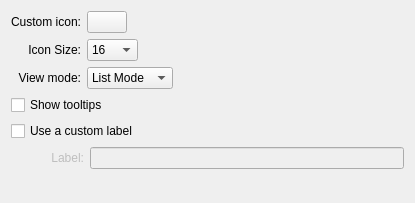
<?xml version="1.0" encoding="UTF-8"?>
<ui version="4.0">
 <class>quickaccessAppearanceConfig</class>
 <widget class="QWidget" name="quickaccessAppearanceConfig">
  <property name="geometry">
   <rect>
    <x>0</x>
    <y>0</y>
    <width>415</width>
    <height>203</height>
   </rect>
  </property>
  <property name="windowTitle">
   <string>Form</string>
  </property>
  <layout class="QVBoxLayout" name="verticalLayout">
   <item>
    <layout class="QFormLayout" name="formLayout">
     <property name="fieldGrowthPolicy">
      <enum>QFormLayout::FieldsStayAtSizeHint</enum>
     </property>
     <property name="labelAlignment">
      <set>Qt::AlignRight|Qt::AlignTrailing|Qt::AlignVCenter</set>
     </property>
     <property name="formAlignment">
      <set>Qt::AlignLeading|Qt::AlignLeft|Qt::AlignTop</set>
     </property>
     <item row="0" column="0">
      <widget class="QLabel" name="label_2">
       <property name="sizePolicy">
        <sizepolicy hsizetype="Preferred" vsizetype="Expanding">
         <horstretch>0</horstretch>
         <verstretch>0</verstretch>
        </sizepolicy>
       </property>
       <property name="text">
        <string>Custom icon:</string>
       </property>
       <property name="alignment">
        <set>Qt::AlignRight|Qt::AlignTrailing|Qt::AlignVCenter</set>
       </property>
      </widget>
     </item>
     <item row="0" column="1">
      <widget class="KIconButton" name="iconbutton">
       <property name="sizePolicy">
        <sizepolicy hsizetype="Preferred" vsizetype="Preferred">
         <horstretch>0</horstretch>
         <verstretch>0</verstretch>
        </sizepolicy>
       </property>
       <property name="iconSize">
        <number>48</number>
       </property>
      </widget>
     </item>
     <item row="1" column="0">
      <widget class="QLabel" name="label">
       <property name="sizePolicy">
        <sizepolicy hsizetype="Preferred" vsizetype="Expanding">
         <horstretch>0</horstretch>
         <verstretch>0</verstretch>
        </sizepolicy>
       </property>
       <property name="text">
        <string>Icon Size:</string>
       </property>
       <property name="alignment">
        <set>Qt::AlignRight|Qt::AlignTrailing|Qt::AlignVCenter</set>
       </property>
      </widget>
     </item>
     <item row="1" column="1">
      <widget class="QComboBox" name="iconSizeCombo">
       <item>
        <property name="text">
         <string>16</string>
        </property>
       </item>
       <item>
        <property name="text">
         <string>22</string>
        </property>
       </item>
       <item>
        <property name="text">
         <string>32</string>
        </property>
       </item>
       <item>
        <property name="text">
         <string>48</string>
        </property>
       </item>
       <item>
        <property name="text">
         <string>64</string>
        </property>
       </item>
       <item>
        <property name="text">
         <string>128</string>
        </property>
       </item>
      </widget>
     </item>
     <item row="2" column="0">
      <widget class="QLabel" name="label_3">
       <property name="sizePolicy">
        <sizepolicy hsizetype="Preferred" vsizetype="Expanding">
         <horstretch>0</horstretch>
         <verstretch>0</verstretch>
        </sizepolicy>
       </property>
       <property name="text">
        <string>View mode:</string>
       </property>
       <property name="alignment">
        <set>Qt::AlignRight|Qt::AlignTrailing|Qt::AlignVCenter</set>
       </property>
      </widget>
     </item>
     <item row="2" column="1">
      <widget class="QComboBox" name="viewModeCombo">
       <item>
        <property name="text">
         <string>List Mode</string>
        </property>
       </item>
       <item>
        <property name="text">
         <string>Icon Mode</string>
        </property>
       </item>
      </widget>
     </item>
    </layout>
   </item>
   <item>
    <widget class="QCheckBox" name="tooltipBox">
     <property name="text">
      <string>Show tooltips</string>
     </property>
    </widget>
   </item>
   <item>
    <widget class="QCheckBox" name="customLabelBox">
     <property name="text">
      <string>Use a custom label</string>
     </property>
    </widget>
   </item>
   <item>
    <layout class="QHBoxLayout" name="horizontalLayout">
     <item>
      <spacer name="horizontalSpacer_5">
       <property name="orientation">
        <enum>Qt::Horizontal</enum>
       </property>
       <property name="sizeHint" stdset="0">
        <size>
         <width>40</width>
         <height>20</height>
        </size>
       </property>
      </spacer>
     </item>
     <item>
      <widget class="QLabel" name="customLabel">
       <property name="enabled">
        <bool>false</bool>
       </property>
       <property name="text">
        <string>Label:</string>
       </property>
       <property name="alignment">
        <set>Qt::AlignRight|Qt::AlignTrailing|Qt::AlignVCenter</set>
       </property>
       <property name="buddy">
        <cstring>customLabelEdit</cstring>
       </property>
      </widget>
     </item>
     <item>
      <widget class="QLineEdit" name="customLabelEdit">
       <property name="enabled">
        <bool>false</bool>
       </property>
       <property name="sizePolicy">
        <sizepolicy hsizetype="Expanding" vsizetype="Fixed">
         <horstretch>1</horstretch>
         <verstretch>0</verstretch>
        </sizepolicy>
       </property>
      </widget>
     </item>
    </layout>
   </item>
   <item>
    <spacer name="verticalSpacer">
     <property name="orientation">
      <enum>Qt::Vertical</enum>
     </property>
     <property name="sizeHint" stdset="0">
      <size>
       <width>20</width>
       <height>13</height>
      </size>
     </property>
    </spacer>
   </item>
  </layout>
 </widget>
 <customwidgets>
  <customwidget>
   <class>KIconButton</class>
   <extends>QPushButton</extends>
   <header>kicondialog.h</header>
  </customwidget>
 </customwidgets>
 <resources/>
 <connections/>
</ui>
